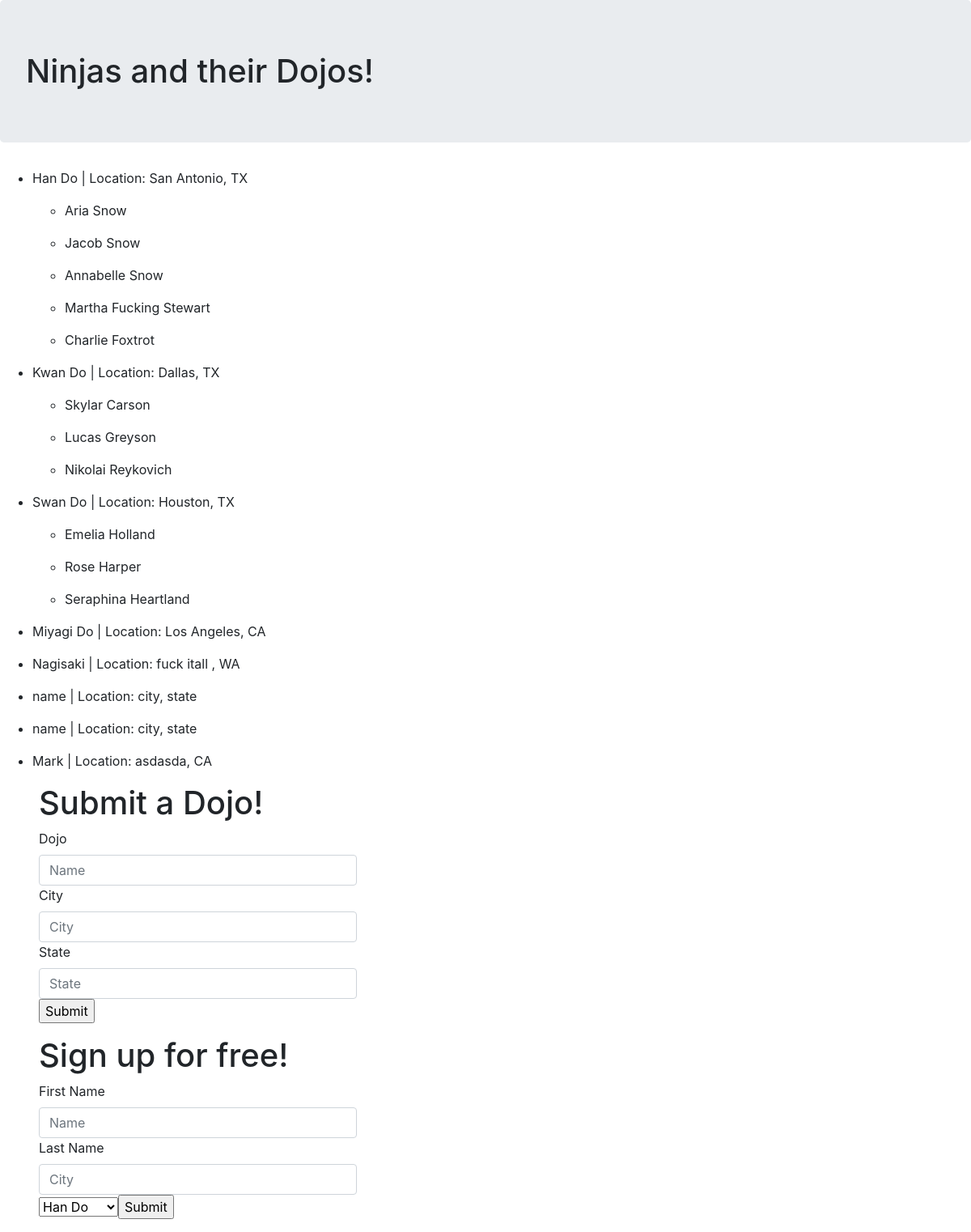
The page / on the database its author committed.
### dojo_ninjas_app/models.py (models this page shows)
class dojos(models.Model):
    name = models.CharField(max_length=45)
    city = models.CharField(max_length=45)
    state = models.CharField(max_length=2)
    desc = models.TextField()
    created_at = models.DateTimeField(auto_now_add=True)
    updated_at = models.DateTimeField(auto_now=True)

class ninjas(models.Model):
    first_name = models.CharField(max_length=45)
    last_name = models.CharField(max_length=45)
    dojo = models.ForeignKey(dojos, related_name="ninja", on_delete=models.CASCADE)
    created_at = models.DateTimeField(auto_now_add=True)
    updated_at = models.DateTimeField(auto_now=True)

### dojo_ninjas_app/views.py (the view)
# urls.py: path('', views.index),
def index(request):
    context = {
        "all_dojos" : dojos.objects.all(),
    }
    return render(request, 'index.html', context)

### dojo_ninjas_app/templates/index.html (shortened to what this page needs)
<!doctype html>
<html lang="en">
  <head>
    {% load static %}
    <link rel="stylesheet" href="https://maxcdn.bootstrapcdn.com/bootstrap/4.0.0/css/bootstrap.min.css">
  </head>
  <body>
    <h1 class="jumbotron">Ninjas and their Dojos!</h1>
    {% for i in all_dojos %}
    <ul>
        <li><p> {{i.name}} |  Location: {{i.city}}, {{i.state}}</p></li>
        <ul>
            {% for j in i.ninja.all %}
            <li><p>{{j.first_name}} {{j.last_name}}</p></li>
            {% endfor %}
        </ul>
    </ul>
    {% endfor %}
    <form action="/create_dojo" method="POST">
        <div class="form-row" >
            <div class="col-md-4 mb-3 ml-5 mr-5">
              <h1>Submit a Dojo!</h1>
                <label for="validationDefault01">Dojo</label>
                <input type="text" class="form-control"  placeholder="Name" name="name"  >
                <label for="validationDefault02">City</label>
                <input type="text" class="form-control" name="city" placeholder="City" >
                <label for="validationDefault02">State</label>
                <input type="text" class="form-control" name="state" placeholder="State"  >
                <input type="submit" name="submit" >
              </div>
        </div>
    </form>
    <form action="/add_ninja" method="POST">
      <div class="form-row" >
          <div class="col-md-4 mb-3 ml-5 mr-5">
            <h1>Sign up for free!</h1>
              <label for="validationDefault01">First Name</label>
              <input type="text" class="form-control"  placeholder="Name" name="first_name"  >
              <label for="validationDefault02">Last Name</label>
              <input type="text" class="form-control" name="last_name" placeholder="City" >
              <select name="dojo">
                {% for d in all_dojos.all %}
                <option select="selected" name="dojo" value="{{d.id}}">{{d.name}}</option>
                {% endfor %}
                <input type="submit" >
              </select>
            </div>
      </div>
  </form>
  </body>
</html>

### rows shown on the page
dojos: name "Han Do", city "San Antonio", state "TX"
ninjas: first_name "Aria", last_name "Snow"
ninjas: first_name "Jacob", last_name "Snow"
ninjas: first_name "Annabelle", last_name "Snow"
ninjas: first_name "Martha", last_name "Fucking Stewart"
ninjas: first_name "Charlie", last_name "Foxtrot"
dojos: name "Kwan Do", city "Dallas", state "TX"
ninjas: first_name "Skylar", last_name "Carson"
ninjas: first_name "Lucas", last_name "Greyson"
ninjas: first_name "Nikolai", last_name "Reykovich"
dojos: name "Swan Do", city "Houston", state "TX"
ninjas: first_name "Emelia", last_name "Holland"
ninjas: first_name "Rose", last_name "Harper"
ninjas: first_name "Seraphina", last_name "Heartland"
dojos: name "Miyagi Do", city "Los Angeles", state "CA"
dojos: name "Nagisaki", city "fuck itall", state "WA"
dojos: name "name", city "city", state "state"
dojos: name "name", city "city", state "state"
dojos: name "Mark", city "asdasda", state "CA"

### other values the page prints
form field dojo "Han Do"
